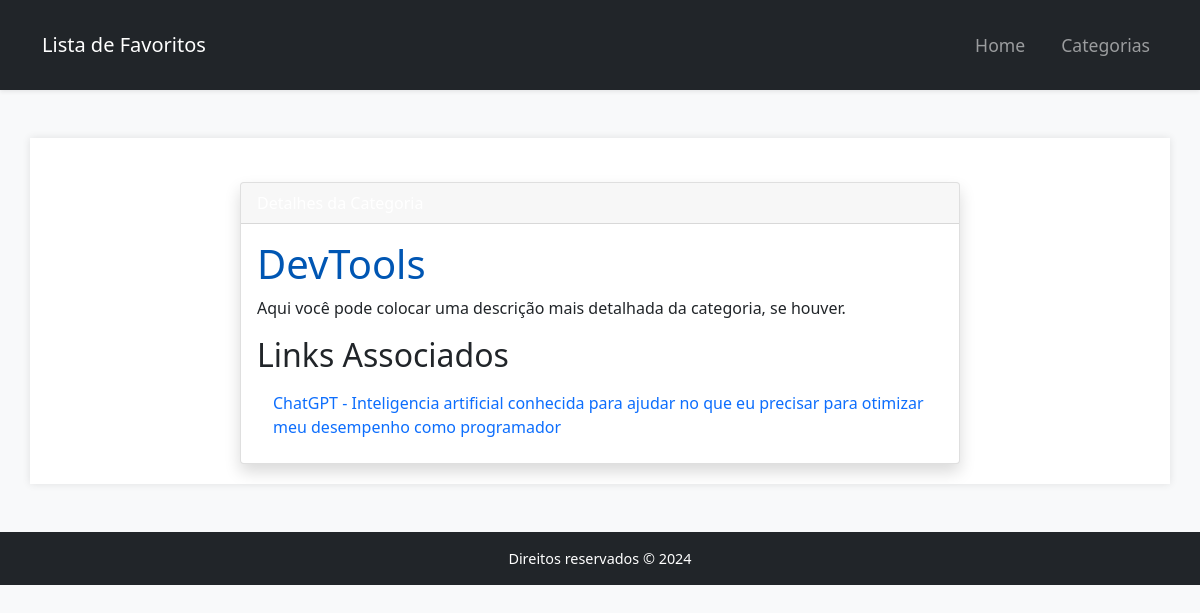
The page /categorias/2/ on the database its author committed.
### favsapp/models.py (models this page shows, shortened)
class Categoria(models.Model):
    name = models.CharField(max_length=30)
    photo = models.ImageField(upload_to='media/', blank=True, null=True)

class Sites(models.Model):
    categoria = models.ForeignKey(Categoria, related_name='links',on_delete=models.PROTECT)
    name = models.CharField(max_length=30)
    url = models.URLField()
    descricao = models.TextField()

### favsapp/views.py (the view)
# urls.py: path('categorias/<int:pk>/', CategoriaDetailView.as_view(), name='categoriaDetail'),
class CategoriaDetailView(DetailView):
    model = Categoria
    template_name = 'categoriaDetail.html'
    context_object_name = 'categoria'

### favsapp/templates/categoriaDetail.html (shortened to what this page needs)
{% extends 'base.html' %}
{% block content %}
<div class="container mt-4">
    <div class="row justify-content-center">
        <div class="col-md-8">
            <div class="card shadow">
                <div class="card-header">
                </div>
                <div class="card-body">
                    <h1 class="card-title">{{ categoria.name }}</h1>
                    <p class="card-text">
                        Aqui você pode colocar uma descrição mais detalhada da categoria, se houver.
                    </p>
                    <h2>Links Associados</h2>
                    <ul class="list-group list-group-flush">
                        {% for link in categoria.links.all %}
                        <li class="list-group-item">
                            <a href="{{ link.url }}" target="_blank" class="text-decoration-none">
                                {{ link.name }} - {{ link.descricao }}
                            </a>
                        </li>
                        {% empty %}
                        <li class="list-group-item">Nenhum link adicionado ainda para esta categoria.</li>
                        {% endfor %}
                    </ul>
                </div>
            </div>
        </div>
    </div>
</div>
{% endblock %}

### favsapp/static/css/estilos.css (style rules this page uses)
body { font-family: 'Segoe UI', Tahoma, Geneva, Verdana, sans-serif; background-color: #f4f4f8; color: #333; line-height: 1.6; }
.card { transition: transform 0.3s ease, box-shadow 0.3s ease; cursor: pointer; }
.card-body { padding: 0.5rem; }
.card-header { background-color: #007bff; color: white; }
.card-title { color: #0056b3; }

### rows shown on the page
Categoria: name "DevTools"
Sites: name "ChatGPT", descricao "Inteligencia artificial conhecida para ajudar no que eu precisar para otimizar meu desempenho como programador"
